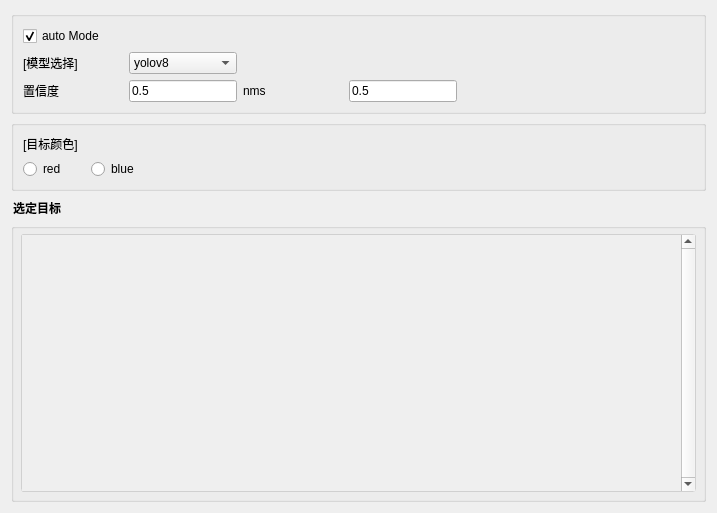
<?xml version="1.0" encoding="UTF-8"?>
<ui version="4.0">
 <class>detection</class>
 <widget class="QWidget" name="detection">
  <property name="geometry">
   <rect>
    <x>0</x>
    <y>0</y>
    <width>717</width>
    <height>513</height>
   </rect>
  </property>
  <property name="windowTitle">
   <string>Form</string>
  </property>
  <layout class="QVBoxLayout" name="verticalLayout_2">
   <item>
    <widget class="QGroupBox" name="autuModeBox">
     <property name="title">
      <string/>
     </property>
     <layout class="QGridLayout" name="gridLayout_3">
      <item row="0" column="0">
       <layout class="QGridLayout" name="gridLayout">
        <item row="5" column="1">
         <widget class="QLineEdit" name="lineEdit">
          <property name="sizePolicy">
           <sizepolicy hsizetype="Minimum" vsizetype="Fixed">
            <horstretch>0</horstretch>
            <verstretch>0</verstretch>
           </sizepolicy>
          </property>
          <property name="minimumSize">
           <size>
            <width>100</width>
            <height>0</height>
           </size>
          </property>
          <property name="text">
           <string>0.5</string>
          </property>
         </widget>
        </item>
        <item row="5" column="2">
         <widget class="QLabel" name="label_2">
          <property name="sizePolicy">
           <sizepolicy hsizetype="Minimum" vsizetype="Fixed">
            <horstretch>0</horstretch>
            <verstretch>0</verstretch>
           </sizepolicy>
          </property>
          <property name="minimumSize">
           <size>
            <width>100</width>
            <height>0</height>
           </size>
          </property>
          <property name="text">
           <string>nms</string>
          </property>
         </widget>
        </item>
        <item row="5" column="0">
         <widget class="QLabel" name="label">
          <property name="sizePolicy">
           <sizepolicy hsizetype="Minimum" vsizetype="Fixed">
            <horstretch>0</horstretch>
            <verstretch>0</verstretch>
           </sizepolicy>
          </property>
          <property name="minimumSize">
           <size>
            <width>100</width>
            <height>0</height>
           </size>
          </property>
          <property name="text">
           <string>置信度</string>
          </property>
         </widget>
        </item>
        <item row="3" column="0">
         <widget class="QLabel" name="modeLabel">
          <property name="sizePolicy">
           <sizepolicy hsizetype="Maximum" vsizetype="Fixed">
            <horstretch>0</horstretch>
            <verstretch>0</verstretch>
           </sizepolicy>
          </property>
          <property name="minimumSize">
           <size>
            <width>100</width>
            <height>0</height>
           </size>
          </property>
          <property name="text">
           <string>[模型选择] </string>
          </property>
         </widget>
        </item>
        <item row="5" column="3">
         <widget class="QLineEdit" name="lineEdit_2">
          <property name="sizePolicy">
           <sizepolicy hsizetype="Minimum" vsizetype="Fixed">
            <horstretch>0</horstretch>
            <verstretch>0</verstretch>
           </sizepolicy>
          </property>
          <property name="minimumSize">
           <size>
            <width>100</width>
            <height>0</height>
           </size>
          </property>
          <property name="text">
           <string>0.5</string>
          </property>
         </widget>
        </item>
        <item row="2" column="0">
         <widget class="QCheckBox" name="autoMode">
          <property name="minimumSize">
           <size>
            <width>100</width>
            <height>0</height>
           </size>
          </property>
          <property name="text">
           <string>auto Mode</string>
          </property>
          <property name="checked">
           <bool>true</bool>
          </property>
         </widget>
        </item>
        <item row="5" column="4">
         <spacer name="horizontalSpacer">
          <property name="orientation">
           <enum>Qt::Horizontal</enum>
          </property>
          <property name="sizeHint" stdset="0">
           <size>
            <width>40</width>
            <height>20</height>
           </size>
          </property>
         </spacer>
        </item>
        <item row="3" column="1">
         <widget class="QComboBox" name="ModeSelection">
          <item>
           <property name="text">
            <string>yolov8</string>
           </property>
          </item>
          <item>
           <property name="text">
            <string>yolov12</string>
           </property>
          </item>
         </widget>
        </item>
       </layout>
      </item>
     </layout>
    </widget>
   </item>
   <item>
    <widget class="QGroupBox" name="colorBox">
     <property name="title">
      <string/>
     </property>
     <layout class="QGridLayout" name="gridLayout_5">
      <item row="0" column="0">
       <layout class="QGridLayout" name="gridLayout_4">
        <item row="0" column="0">
         <widget class="QLabel" name="targetColor">
          <property name="text">
           <string>[目标颜色]  </string>
          </property>
         </widget>
        </item>
        <item row="1" column="0">
         <widget class="QRadioButton" name="red">
          <property name="text">
           <string>red</string>
          </property>
          <property name="shortcut">
           <string>1</string>
          </property>
          <attribute name="buttonGroup">
           <string notr="true">buttonGroup</string>
          </attribute>
         </widget>
        </item>
        <item row="1" column="1">
         <widget class="QRadioButton" name="blue">
          <property name="text">
           <string>blue</string>
          </property>
          <property name="shortcut">
           <string>2</string>
          </property>
          <attribute name="buttonGroup">
           <string notr="true">buttonGroup</string>
          </attribute>
         </widget>
        </item>
        <item row="1" column="2">
         <spacer name="horizontalSpacer_2">
          <property name="orientation">
           <enum>Qt::Horizontal</enum>
          </property>
          <property name="sizeHint" stdset="0">
           <size>
            <width>40</width>
            <height>20</height>
           </size>
          </property>
         </spacer>
        </item>
       </layout>
      </item>
     </layout>
    </widget>
   </item>
   <item>
    <widget class="QGroupBox" name="tagetBox">
     <property name="styleSheet">
      <string notr="true">QGroupBox {
  font-weight: bold;
  margin-top: 12px;
  padding-top: 15px;
}</string>
     </property>
     <property name="title">
      <string>选定目标</string>
     </property>
     <layout class="QVBoxLayout" name="verticalLayout_3">
      <item>
       <layout class="QVBoxLayout" name="verticalLayout">
        <item>
         <widget class="QScrollArea" name="scrollArea">
          <property name="styleSheet">
           <string notr="true">QScrollArea {
  border: 1px solid #d0d0d0;
  border-radius: 3px;
}</string>
          </property>
          <property name="verticalScrollBarPolicy">
           <enum>Qt::ScrollBarAlwaysOn</enum>
          </property>
          <property name="horizontalScrollBarPolicy">
           <enum>Qt::ScrollBarAsNeeded</enum>
          </property>
          <property name="widgetResizable">
           <bool>true</bool>
          </property>
          <widget class="QWidget" name="scrollAreaWidgetContents">
           <property name="geometry">
            <rect>
             <x>0</x>
             <y>0</y>
             <width>661</width>
             <height>203</height>
            </rect>
           </property>
           <layout class="QVBoxLayout" name="verticalLayout_4">
            <item>
             <widget class="QWidget" name="widget" native="true">
              <property name="sizePolicy">
               <sizepolicy hsizetype="Expanding" vsizetype="Expanding">
                <horstretch>0</horstretch>
                <verstretch>0</verstretch>
               </sizepolicy>
              </property>
             </widget>
            </item>
           </layout>
          </widget>
         </widget>
        </item>
       </layout>
      </item>
     </layout>
    </widget>
   </item>
  </layout>
 </widget>
 <resources/>
 <connections/>
 <buttongroups>
  <buttongroup name="buttonGroup"/>
 </buttongroups>
</ui>
